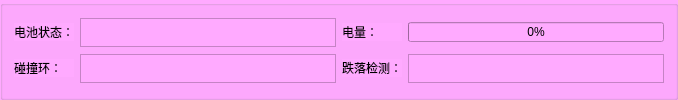
      <widget class="QGroupBox" name="groupBox_5">
       <property name="styleSheet">
        <string notr="true">background-color: rgb(255, 170, 255);</string>
       </property>
       <property name="title">
        <string/>
       </property>
       <layout class="QGridLayout" name="gridLayout_5">
        <item row="0" column="0">
         <widget class="QLabel" name="label_31">
          <property name="sizePolicy">
           <sizepolicy hsizetype="Expanding" vsizetype="Fixed">
            <horstretch>0</horstretch>
            <verstretch>0</verstretch>
           </sizepolicy>
          </property>
          <property name="text">
           <string>电池状态：</string>
          </property>
         </widget>
        </item>
        <item row="0" column="2">
         <widget class="QLabel" name="label_32">
          <property name="sizePolicy">
           <sizepolicy hsizetype="Expanding" vsizetype="Fixed">
            <horstretch>0</horstretch>
            <verstretch>0</verstretch>
           </sizepolicy>
          </property>
          <property name="text">
           <string>电量：</string>
          </property>
         </widget>
        </item>
        <item row="0" column="3">
         <widget class="QProgressBar" name="soc">
          <property name="maximumSize">
           <size>
            <width>16777215</width>
            <height>20</height>
           </size>
          </property>
          <property name="value">
           <number>0</number>
          </property>
         </widget>
        </item>
        <item row="0" column="1">
         <widget class="QTextBrowser" name="chargestat">
          <property name="sizePolicy">
           <sizepolicy hsizetype="Expanding" vsizetype="Fixed">
            <horstretch>0</horstretch>
            <verstretch>0</verstretch>
           </sizepolicy>
          </property>
          <property name="maximumSize">
           <size>
            <width>16777215</width>
            <height>29</height>
           </size>
          </property>
         </widget>
        </item>
        <item row="1" column="0">
         <widget class="QLabel" name="label_36">
          <property name="sizePolicy">
           <sizepolicy hsizetype="Expanding" vsizetype="Fixed">
            <horstretch>0</horstretch>
            <verstretch>0</verstretch>
           </sizepolicy>
          </property>
          <property name="text">
           <string>碰撞环：</string>
          </property>
         </widget>
        </item>
        <item row="1" column="1">
         <widget class="QTextBrowser" name="inch">
          <property name="sizePolicy">
           <sizepolicy hsizetype="Expanding" vsizetype="Fixed">
            <horstretch>0</horstretch>
            <verstretch>0</verstretch>
           </sizepolicy>
          </property>
          <property name="maximumSize">
           <size>
            <width>16777215</width>
            <height>29</height>
           </size>
          </property>
         </widget>
        </item>
        <item row="1" column="2">
         <widget class="QLabel" name="label_37">
          <property name="sizePolicy">
           <sizepolicy hsizetype="Expanding" vsizetype="Fixed">
            <horstretch>0</horstretch>
            <verstretch>0</verstretch>
           </sizepolicy>
          </property>
          <property name="text">
           <string>跌落检测：</string>
          </property>
         </widget>
        </item>
        <item row="1" column="3">
         <widget class="QTextBrowser" name="fall">
          <property name="sizePolicy">
           <sizepolicy hsizetype="Expanding" vsizetype="Fixed">
            <horstretch>0</horstretch>
            <verstretch>0</verstretch>
           </sizepolicy>
          </property>
          <property name="maximumSize">
           <size>
            <width>16777215</width>
            <height>29</height>
           </size>
          </property>
         </widget>
        </item>
       </layout>
      </widget>
